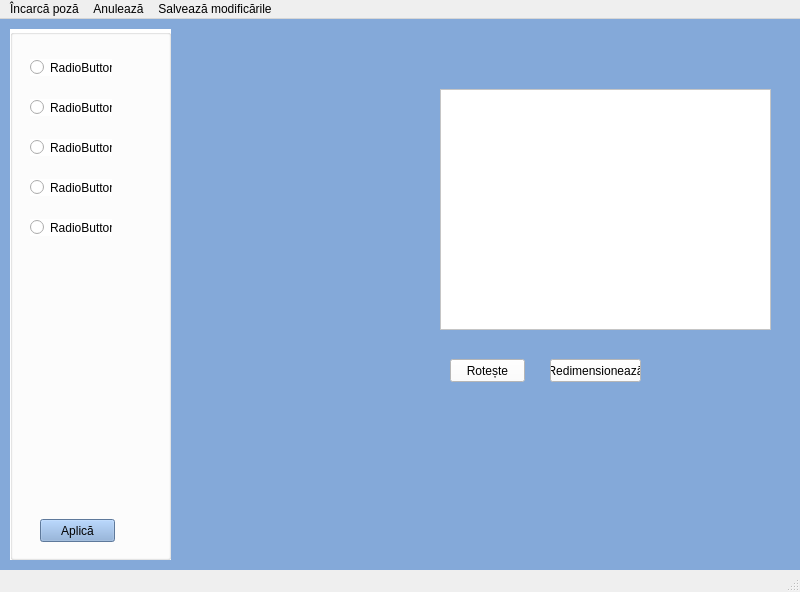
<?xml version="1.0" encoding="UTF-8"?>
<ui version="4.0">
 <class>MainWindow</class>
 <widget class="QMainWindow" name="MainWindow">
  <property name="geometry">
   <rect>
    <x>0</x>
    <y>0</y>
    <width>800</width>
    <height>592</height>
   </rect>
  </property>
  <property name="windowTitle">
   <string>Image processing</string>
  </property>
  <property name="styleSheet">
   <string notr="true"/>
  </property>
  <widget class="QWidget" name="centralwidget">
   <widget class="QWidget" name="widget" native="true">
    <property name="geometry">
     <rect>
      <x>0</x>
      <y>0</y>
      <width>811</width>
      <height>581</height>
     </rect>
    </property>
    <property name="styleSheet">
     <string notr="true">background-color: rgb(132, 169, 217);</string>
    </property>
    <property name="locale">
     <locale language="English" country="UnitedStates"/>
    </property>
    <widget class="QGraphicsView" name="axes">
     <property name="geometry">
      <rect>
       <x>440</x>
       <y>70</y>
       <width>331</width>
       <height>241</height>
      </rect>
     </property>
     <property name="styleSheet">
      <string notr="true">background-color: rgb(255, 255, 255);</string>
     </property>
    </widget>
    <widget class="QGroupBox" name="groupBox">
     <property name="geometry">
      <rect>
       <x>10</x>
       <y>10</y>
       <width>161</width>
       <height>531</height>
      </rect>
     </property>
     <property name="styleSheet">
      <string notr="true">background-color: rgb(255, 255, 255);</string>
     </property>
     <property name="title">
      <string/>
     </property>
     <widget class="QRadioButton" name="radioButton">
      <property name="geometry">
       <rect>
        <x>20</x>
        <y>30</y>
        <width>82</width>
        <height>17</height>
       </rect>
      </property>
      <property name="text">
       <string>RadioButton</string>
      </property>
     </widget>
     <widget class="QRadioButton" name="radioButton_2">
      <property name="geometry">
       <rect>
        <x>20</x>
        <y>70</y>
        <width>82</width>
        <height>17</height>
       </rect>
      </property>
      <property name="text">
       <string>RadioButton</string>
      </property>
     </widget>
     <widget class="QRadioButton" name="radioButton_3">
      <property name="geometry">
       <rect>
        <x>20</x>
        <y>110</y>
        <width>82</width>
        <height>17</height>
       </rect>
      </property>
      <property name="text">
       <string>RadioButton</string>
      </property>
     </widget>
     <widget class="QRadioButton" name="radioButton_4">
      <property name="geometry">
       <rect>
        <x>20</x>
        <y>150</y>
        <width>82</width>
        <height>17</height>
       </rect>
      </property>
      <property name="text">
       <string>RadioButton</string>
      </property>
     </widget>
     <widget class="QRadioButton" name="radioButton_5">
      <property name="geometry">
       <rect>
        <x>20</x>
        <y>190</y>
        <width>82</width>
        <height>17</height>
       </rect>
      </property>
      <property name="text">
       <string>RadioButton</string>
      </property>
     </widget>
     <widget class="QPushButton" name="btnApply">
      <property name="geometry">
       <rect>
        <x>30</x>
        <y>490</y>
        <width>75</width>
        <height>23</height>
       </rect>
      </property>
      <property name="styleSheet">
       <string notr="true">background-color: rgb(132, 169, 217);</string>
      </property>
      <property name="text">
       <string>Aplică</string>
      </property>
     </widget>
    </widget>
    <widget class="QPushButton" name="btnRot">
     <property name="geometry">
      <rect>
       <x>450</x>
       <y>340</y>
       <width>75</width>
       <height>23</height>
      </rect>
     </property>
     <property name="styleSheet">
      <string notr="true">background-color: rgb(255, 255, 255);</string>
     </property>
     <property name="text">
      <string>Rotește</string>
     </property>
    </widget>
    <widget class="QPushButton" name="btnRes">
     <property name="geometry">
      <rect>
       <x>550</x>
       <y>340</y>
       <width>91</width>
       <height>23</height>
      </rect>
     </property>
     <property name="styleSheet">
      <string notr="true">background-color: rgb(255, 255, 255);</string>
     </property>
     <property name="text">
      <string>Redimensionează</string>
     </property>
    </widget>
   </widget>
  </widget>
  <widget class="QMenuBar" name="menubar">
   <property name="geometry">
    <rect>
     <x>0</x>
     <y>0</y>
     <width>800</width>
     <height>21</height>
    </rect>
   </property>
   <widget class="QMenu" name="upload">
    <property name="title">
     <string>Încarcă poză</string>
    </property>
   </widget>
   <widget class="QMenu" name="menuAnuleaz_pas">
    <property name="title">
     <string>Anulează</string>
    </property>
    <addaction name="undo"/>
    <addaction name="undo_all"/>
   </widget>
   <widget class="QMenu" name="save">
    <property name="title">
     <string>Salvează modificările</string>
    </property>
   </widget>
   <addaction name="upload"/>
   <addaction name="menuAnuleaz_pas"/>
   <addaction name="save"/>
  </widget>
  <widget class="QStatusBar" name="statusbar"/>
  <action name="undo">
   <property name="text">
    <string>Ultima modificare</string>
   </property>
  </action>
  <action name="undo_all">
   <property name="text">
    <string>Tot</string>
   </property>
  </action>
 </widget>
 <resources/>
 <connections/>
</ui>
